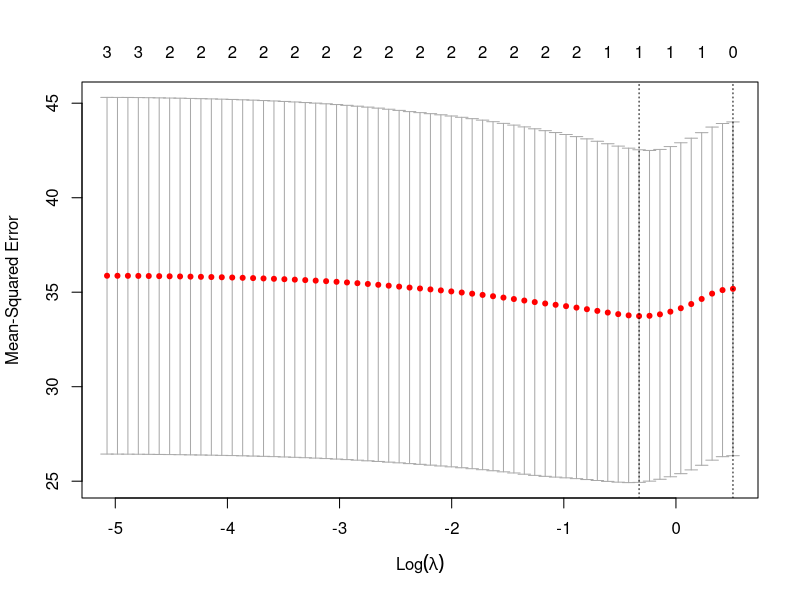

The R script that drew this image:
#Ass_1

#Initial Notes:----

#Dataset_1 All features are useful.
#Are the features (highly) correlated? No, so no pcr
#What can we learn from benchmark tuning parameters?
#both pcr and fwd use 3 para, so use ridge.

#Dataset_2 Only a few features are useful.  
#Is variable selection a good idea? 
#lasso or pcr 

#Dataset_3 All features are relevant for prediction,
#and their impacts are comparable. 
#Is variable selection a good idea?

#Dataset_4 A small group of regressors has relatively 
#large coefficients. Is variable selection a good idea?

#Dataset_5 A few latent factors drive all the features, 
#so the features are strongly correlated. 
#Is dimension reduction a good idea?


#Dataset_1----

dt1=read.csv("dataset1.csv")
cor(dt1[,2:4]) 
#the highest corr is 0.12387498 between 2 and 3,
#so no, there is no significant correlation between the features

#First try ridge regression 
x=model.matrix(target~.,dt1)[,-1]
y=dt1$target
library(glmnet)
grid=10^seq(10,-2,length=100)
set.seed(1)
train=sample(1:nrow(x),nrow(x)/2)
test=(-train)
y_test=y[test]
ridge_mod=glmnet(x[train,],y[train],alpha=0,lambda=grid,thresh=1e-12)
cv_out=cv.glmnet(x[train,],y[train],aplha=0)
plot(cv_out)
bestlam=cv_out$lambda.min
bestlam #this gives us the lambda for which the cv error is the smallest
ridge_pred=predict(ridge_mod,s=bestlam,newx=x[test,])
mean((ridge_pred-y_test)^2) # this gives the test mse

ridge_ans=predict(ridge_mod,s=1.519911083,newx=x[test,])
mean((ridge_ans-y_test)^2)
